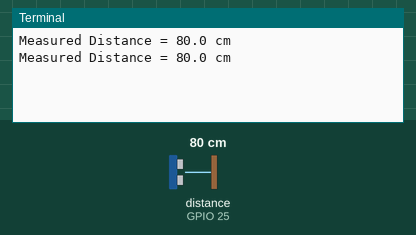
This program was run on a simulated Raspberry Pi (BCM pin numbers). On the bench: the last lines printed to the terminal. The inputs (shaded band) are chosen by the test bench; at power-on: distance to the obstacle (sensor on GPIO 25) 80 cm. The echo pulse lasts 58.3 µs per cm; the clock reads 2024-03-15 10:24:30 at power-on unless the program sets it.

Above: at 1.2 s.
1.3 s: distance to the obstacle (sensor on GPIO 25) set to 2 cm
At 2.6 s:
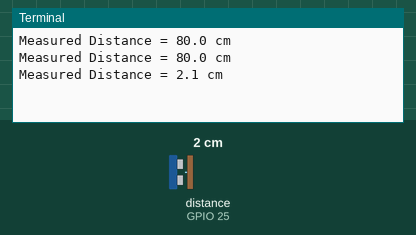
2.8 s: distance to the obstacle (sensor on GPIO 25) set to 4 cm
At 3.8 s:
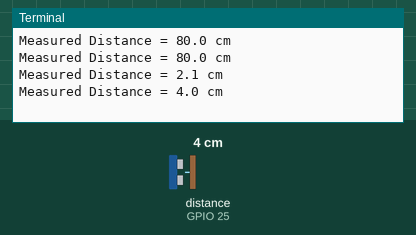
Timing chart, 0 to 5.8 s (numbered marks = the images above; inputs shaded):
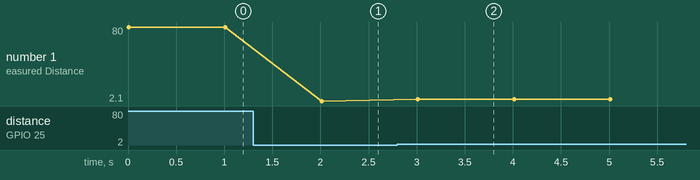

The program:

ultrasonik-raspi.py
```python
#Fungsi kod: Membaca bacaan Ultrasonik.
#Penulis: Khairul Fikri
#Kemaskini: 4 April 2019


import RPi.GPIO as GPIO
import time

#GPIO Mode (BOARD / BCM)
GPIO.setmode(GPIO.BCM)

#Tetapan GPIO Pin
GPIO_TRIGGER = 22
GPIO_ECHO = 25

#set GPIO direction (IN / OUT)
GPIO.setup(GPIO_TRIGGER, GPIO.OUT)
GPIO.setup(GPIO_ECHO, GPIO.IN)

def distance():
    # set Trigger to HIGH
    GPIO.output(GPIO_TRIGGER, True)

    # set Trigger after 0.01ms to LOW
    time.sleep(0.00001)
    GPIO.output(GPIO_TRIGGER, False)

    StartTime = time.time()
    StopTime = time.time()

    # save StartTime
    while GPIO.input(GPIO_ECHO) == 0:
        StartTime = time.time()

    # save time of arrival
    while GPIO.input(GPIO_ECHO) == 1:
        StopTime = time.time()

    # time difference between start and arrival
    TimeElapsed = StopTime - StartTime
    # multiply with the sonic speed (34300 cm/s)
    # and divide by 2, because there and back
    distance = (TimeElapsed * 34300) / 2

    return distance

if __name__ == '__main__':
    try:
        while True:
            dist = distance()
            print ("Measured Distance = %.1f cm" % dist)
            time.sleep(1)

        # Reset by pressing CTRL + C
    except KeyboardInterrupt:
        print("Measurement stopped by User")
        GPIO.cleanup()
```

Measured:
- after the input at 1.3 s, the terminal: prints a new line after 0.71 s (image 1)
- after the input at 2.8 s, the terminal: prints a new line after 0.21 s (image 2)
- plotted number 1: 80 → 2.1 after the input at 1.3 s, 2.1 → 4 after the input at 2.8 s
